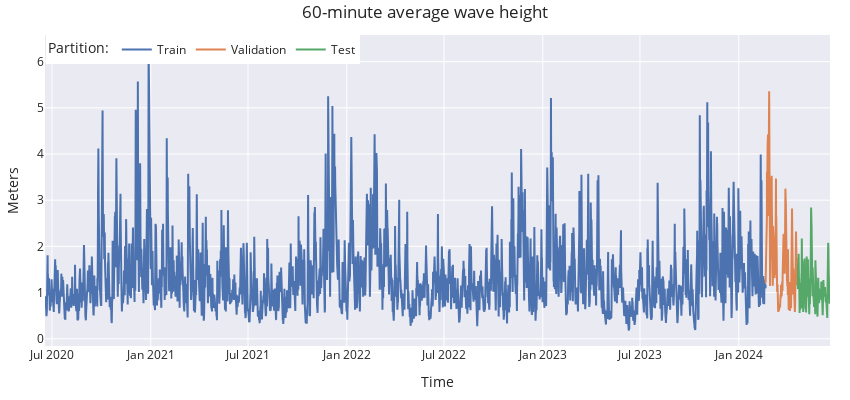

This figure's notebook cell:
### Code cell
# Interactive plot of clean and split time series
# ==============================================================================
fig = go.Figure()
fig.add_trace(go.Scatter(x=df_train.index, y=df_train['wave_height'], mode='lines', name='Train'))
fig.add_trace(go.Scatter(x=df_val.index, y=df_val['wave_height'], mode='lines', name='Validation'))
fig.add_trace(go.Scatter(x=df_test.index, y=df_test['wave_height'], mode='lines', name='Test'))
fig.update_layout(
    title  = '60-minute average wave height',
    xaxis_title="Time",
    yaxis_title="Meters",
    legend_title="Partition:",
    width=850,
    height=400,
    margin=dict(l=20, r=20, t=35, b=20),
    legend=dict(
        orientation="h",
        yanchor="top",
        y=1,
        xanchor="left",
        x=0.001
    )
)
#fig.update_xaxes(rangeslider_visible=True)
fig.show()

### Figure 1 — Plotly figure (JSON) as saved in the notebook; plotly's stock layout.template omitted (floating-point values rounded to 4 significant figures; data arrays with more than 128 entries replaced by an {"elided": "..."} marker saying what was removed)
{"data": [{"mode": "lines", "name": "Train", "type": "scatter", "x": {"elided": "32208 str values"}, "y": {"elided": "32208 float values"}}, {"mode": "lines", "name": "Validation", "type": "scatter", "x": {"elided": "1440 str values"}, "y": {"elided": "1440 float values"}}, {"mode": "lines", "name": "Test", "type": "scatter", "x": {"elided": "1440 str values"}, "y": {"elided": "1440 float values"}}], "layout": {"height": 400, "legend": {"orientation": "h", "title": {"text": "Partition:"}, "x": 0.001, "xanchor": "left", "y": 1, "yanchor": "top"}, "margin": {"b": 20, "l": 20, "r": 20, "t": 35}, "title": {"text": "60-minute average wave height"}, "width": 850, "xaxis": {"title": {"text": "Time"}}, "yaxis": {"title": {"text": "Meters"}}}}
